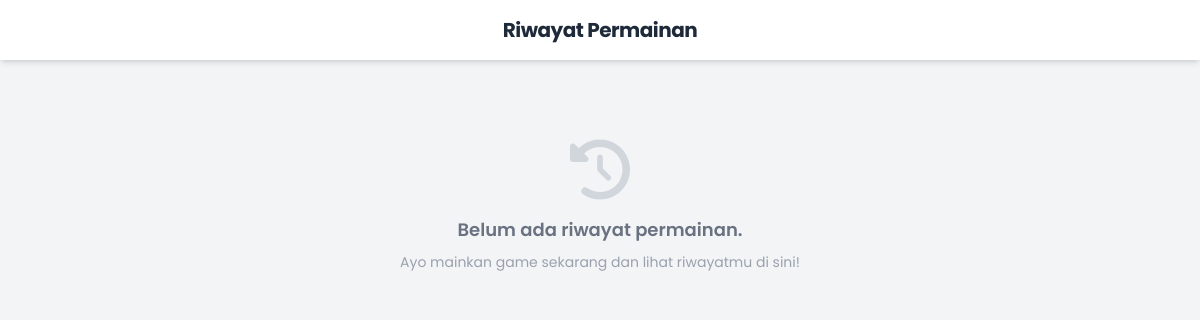
Before: /Siswa/content/history.php (signed in) with the older database file.
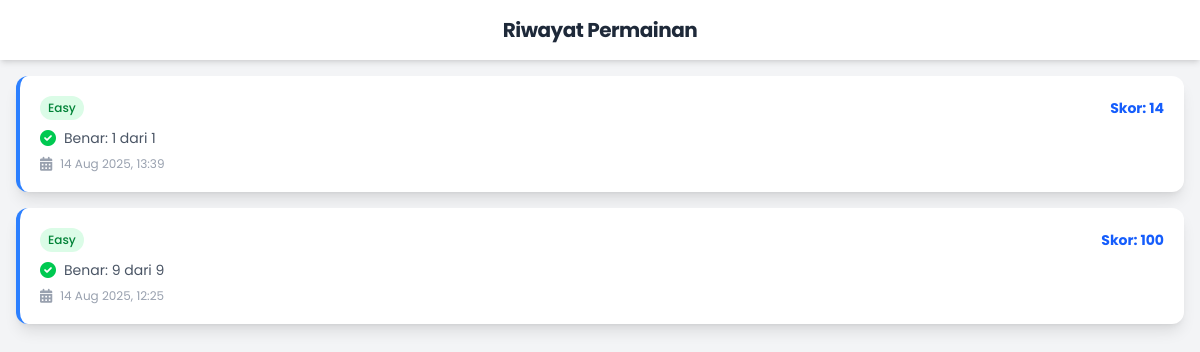
After: the same page with the newer database file.
### tables this page shows
CREATE TABLE `hasil_permainan` (
  `id` int UNSIGNED NOT NULL,
  `siswa_id` int DEFAULT NULL,
  `soal_id` int UNSIGNED DEFAULT NULL,
  `skor` int UNSIGNED NOT NULL,
  `jawaban_benar` int UNSIGNED NOT NULL,
  `total_pertanyaan` int UNSIGNED NOT NULL,
  `tingkat_kesulitan` varchar(50) NOT NULL,
  `tanggal_main` timestamp NULL DEFAULT CURRENT_TIMESTAMP
);

### Siswa/content/history.php (the view, shortened to what this page needs)
<?php
require_once '../../config/koneksi.php';
$siswa_id = $_SESSION['siswaId'];
$sql = "SELECT * FROM hasil_permainan WHERE siswa_id = ? ORDER BY tanggal_main DESC";
$stmt = $koneksi->prepare($sql);
$stmt->bind_param("i", $siswa_id);
$stmt->execute();
$result = $stmt->get_result();
$history = [];
if ($result->num_rows > 0) {
    while ($row = $result->fetch_assoc()) {
        $history[] = $row;
    }
}
?>
<!DOCTYPE html>
<html lang="id">
<head>
    <link href="../../src/output.css" rel="stylesheet">
    <link rel="stylesheet" href="https://cdnjs.cloudflare.com/ajax/libs/font-awesome/6.0.0-beta3/css/all.min.css">
</head>
<body class="bg-gray-100">
    <div class="min-h-screen flex flex-col">
        <header class="bg-white text-gray-800 p-4 shadow-md flex items-center justify-center relative">
            <h1 class="text-xl font-bold tracking-tight">Riwayat Permainan</h1>
        </header>
        <main class="flex-1 overflow-y-auto p-4 pb-20">
            <?php if (empty($history)): ?>
                <div class="text-center text-gray-500 mt-16">
                    <i class="fas fa-history text-6xl mb-4 text-gray-300"></i>
                    <p class="text-lg font-semibold">Belum ada riwayat permainan.</p>
                    <p class="text-sm text-gray-400 mt-2">Ayo mainkan game sekarang dan lihat riwayatmu di sini!</p>
                </div>
            <?php else: ?>
                <div class="space-y-4">
                    <?php foreach ($history as $game): ?>
                        <div class="bg-white rounded-xl shadow-lg p-5 border-l-4 border-blue-500 transform transition duration-300 hover:scale-105 hover:shadow-2xl">
                            <div class="flex justify-between items-center mb-2">
                                <span class="text-xs font-medium px-2 py-1 rounded-full <?php echo strtolower($game['tingkat_kesulitan']) == 'easy' ? 'bg-green-100 text-green-700' : (strtolower($game['tingkat_kesulitan']) == 'medium' ? 'bg-yellow-100 text-yellow-700' : 'bg-red-100 text-red-700'); ?>">
                                    <?php echo htmlspecialchars(ucfirst($game['tingkat_kesulitan'])); ?>
                                </span>
                                <span class="text-sm font-bold text-blue-600">Skor: <?php echo htmlspecialchars($game['skor']); ?></span>
                            </div>
                            <div class="flex items-center text-gray-600">
                                <i class="fas fa-check-circle text-green-500 mr-2"></i>
                                <span class="text-sm">Benar: <?php echo htmlspecialchars($game['jawaban_benar']); ?> dari <?php echo htmlspecialchars($game['total_pertanyaan']); ?></span>
                            </div>
                            <div class="flex items-center text-gray-400 mt-2">
                                <i class="fas fa-calendar-alt text-sm mr-2"></i>
                                <span class="text-xs"><?php echo date('d M Y, H:i', strtotime($game['tanggal_main'])); ?></span>
                            </div>
                        </div>
                    <?php endforeach; ?>
                </div>
            <?php endif; ?>
        </main>
    </div>
</body>
</html>

### Siswa/content/history.php (style rules this page uses)
body { font-family: 'Poppins', sans-serif; background-color: #f3f4f6; }

Changed rows visible on the page:
added hasil_permainan: tingkat_kesulitan "Easy", skor "14", jawaban_benar "1", total_pertanyaan "1", tanggal_main "14 Aug 2025, 13:39"
added hasil_permainan: tingkat_kesulitan "Easy", skor "100", jawaban_benar "9", total_pertanyaan "9", tanggal_main "14 Aug 2025, 12:25"
Other visible differences:
text no longer shown: "Belum ada riwayat permainan. Ayo mainkan game sekarang dan lihat riwayatmu di sini!"
